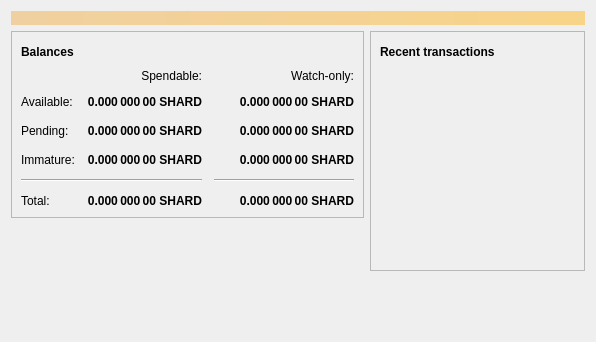
<?xml version="1.0" encoding="UTF-8"?>
<ui version="4.0">
 <class>OverviewPage</class>
 <widget class="QWidget" name="OverviewPage">
  <property name="geometry">
   <rect>
    <x>0</x>
    <y>0</y>
    <width>596</width>
    <height>342</height>
   </rect>
  </property>
  <property name="windowTitle">
   <string>Form</string>
  </property>
  <layout class="QVBoxLayout" name="topLayout">
   <item>
    <widget class="QLabel" name="labelAlerts">
     <property name="visible">
      <bool>false</bool>
     </property>
     <property name="styleSheet">
      <string notr="true">QLabel { background-color: qlineargradient(x1: 0, y1: 0, x2: 1, y2: 0, stop:0 #F0D0A0, stop:1 #F8D488); color:#000000; }</string>
     </property>
     <property name="wordWrap">
      <bool>true</bool>
     </property>
     <property name="margin">
      <number>3</number>
     </property>
     <property name="textInteractionFlags">
      <set>Qt::TextSelectableByMouse</set>
     </property>
    </widget>
   </item>
   <item>
    <layout class="QHBoxLayout" name="horizontalLayout" stretch="1,1">
     <item>
      <layout class="QVBoxLayout" name="verticalLayout_2">
       <item>
        <widget class="QFrame" name="frame">
         <property name="frameShape">
          <enum>QFrame::StyledPanel</enum>
         </property>
         <property name="frameShadow">
          <enum>QFrame::Raised</enum>
         </property>
         <layout class="QVBoxLayout" name="verticalLayout_4">
          <item>
           <layout class="QHBoxLayout" name="horizontalLayout_4">
            <item>
             <widget class="QLabel" name="label_5">
              <property name="font">
               <font>
                <weight>75</weight>
                <bold>true</bold>
               </font>
              </property>
              <property name="text">
               <string>Balances</string>
              </property>
             </widget>
            </item>
            <item>
             <widget class="QPushButton" name="labelWalletStatus">
              <property name="enabled">
               <bool>true</bool>
              </property>
              <property name="maximumSize">
               <size>
                <width>30</width>
                <height>16777215</height>
               </size>
              </property>
              <property name="toolTip">
               <string>The displayed information may be out of date. Your wallet automatically synchronizes with the Shard network after a connection is established, but this process has not completed yet.</string>
              </property>
              <property name="text">
               <string/>
              </property>
              <property name="icon">
               <iconset resource="../bitcoin.qrc">
                <normaloff>:/icons/warning</normaloff>
                <disabledoff>:/icons/warning</disabledoff>:/icons/warning</iconset>
              </property>
              <property name="iconSize">
               <size>
                <width>24</width>
                <height>24</height>
               </size>
              </property>
              <property name="flat">
               <bool>true</bool>
              </property>
             </widget>
            </item>
            <item>
             <spacer name="horizontalSpacer_3">
              <property name="orientation">
               <enum>Qt::Horizontal</enum>
              </property>
              <property name="sizeHint" stdset="0">
               <size>
                <width>40</width>
                <height>20</height>
               </size>
              </property>
             </spacer>
            </item>
           </layout>
          </item>
          <item>
           <layout class="QGridLayout" name="gridLayout">
            <property name="spacing">
             <number>12</number>
            </property>
            <item row="2" column="2">
             <widget class="QLabel" name="labelWatchPending">
              <property name="font">
               <font>
                <weight>75</weight>
                <bold>true</bold>
               </font>
              </property>
              <property name="cursor">
               <cursorShape>IBeamCursor</cursorShape>
              </property>
              <property name="toolTip">
               <string>Unconfirmed transactions to watch-only addresses</string>
              </property>
              <property name="text">
               <string notr="true">0.000 000 00 SHARD</string>
              </property>
              <property name="alignment">
               <set>Qt::AlignRight|Qt::AlignTrailing|Qt::AlignVCenter</set>
              </property>
              <property name="textInteractionFlags">
               <set>Qt::LinksAccessibleByMouse|Qt::TextSelectableByKeyboard|Qt::TextSelectableByMouse</set>
              </property>
             </widget>
            </item>
            <item row="2" column="1">
             <widget class="QLabel" name="labelUnconfirmed">
              <property name="font">
               <font>
                <weight>75</weight>
                <bold>true</bold>
               </font>
              </property>
              <property name="cursor">
               <cursorShape>IBeamCursor</cursorShape>
              </property>
              <property name="toolTip">
               <string>Total of transactions that have yet to be confirmed, and do not yet count toward the spendable balance</string>
              </property>
              <property name="text">
               <string notr="true">0.000 000 00 SHARD</string>
              </property>
              <property name="alignment">
               <set>Qt::AlignRight|Qt::AlignTrailing|Qt::AlignVCenter</set>
              </property>
              <property name="textInteractionFlags">
               <set>Qt::LinksAccessibleByMouse|Qt::TextSelectableByKeyboard|Qt::TextSelectableByMouse</set>
              </property>
             </widget>
            </item>
            <item row="3" column="2">
             <widget class="QLabel" name="labelWatchImmature">
              <property name="font">
               <font>
                <weight>75</weight>
                <bold>true</bold>
               </font>
              </property>
              <property name="cursor">
               <cursorShape>IBeamCursor</cursorShape>
              </property>
              <property name="toolTip">
               <string>Mined balance in watch-only addresses that has not yet matured</string>
              </property>
              <property name="text">
               <string notr="true">0.000 000 00 SHARD</string>
              </property>
              <property name="alignment">
               <set>Qt::AlignRight|Qt::AlignTrailing|Qt::AlignVCenter</set>
              </property>
              <property name="textInteractionFlags">
               <set>Qt::LinksAccessibleByMouse|Qt::TextSelectableByKeyboard|Qt::TextSelectableByMouse</set>
              </property>
             </widget>
            </item>
            <item row="4" column="0" colspan="2">
             <widget class="Line" name="line">
              <property name="orientation">
               <enum>Qt::Horizontal</enum>
              </property>
             </widget>
            </item>
            <item row="4" column="2">
             <widget class="Line" name="lineWatchBalance">
              <property name="sizePolicy">
               <sizepolicy hsizetype="Preferred" vsizetype="Fixed">
                <horstretch>0</horstretch>
                <verstretch>0</verstretch>
               </sizepolicy>
              </property>
              <property name="minimumSize">
               <size>
                <width>140</width>
                <height>0</height>
               </size>
              </property>
              <property name="orientation">
               <enum>Qt::Horizontal</enum>
              </property>
             </widget>
            </item>
            <item row="5" column="0">
             <widget class="QLabel" name="labelTotalText">
              <property name="text">
               <string>Total:</string>
              </property>
             </widget>
            </item>
            <item row="3" column="1">
             <widget class="QLabel" name="labelImmature">
              <property name="font">
               <font>
                <weight>75</weight>
                <bold>true</bold>
               </font>
              </property>
              <property name="cursor">
               <cursorShape>IBeamCursor</cursorShape>
              </property>
              <property name="toolTip">
               <string>Mined balance that has not yet matured</string>
              </property>
              <property name="text">
               <string notr="true">0.000 000 00 SHARD</string>
              </property>
              <property name="alignment">
               <set>Qt::AlignRight|Qt::AlignTrailing|Qt::AlignVCenter</set>
              </property>
              <property name="textInteractionFlags">
               <set>Qt::LinksAccessibleByMouse|Qt::TextSelectableByKeyboard|Qt::TextSelectableByMouse</set>
              </property>
             </widget>
            </item>
            <item row="2" column="3">
             <spacer name="horizontalSpacer_2">
              <property name="orientation">
               <enum>Qt::Horizontal</enum>
              </property>
              <property name="sizeHint" stdset="0">
               <size>
                <width>40</width>
                <height>20</height>
               </size>
              </property>
             </spacer>
            </item>
            <item row="3" column="0">
             <widget class="QLabel" name="labelImmatureText">
              <property name="text">
               <string>Immature:</string>
              </property>
             </widget>
            </item>
            <item row="5" column="1">
             <widget class="QLabel" name="labelTotal">
              <property name="font">
               <font>
                <weight>75</weight>
                <bold>true</bold>
               </font>
              </property>
              <property name="cursor">
               <cursorShape>IBeamCursor</cursorShape>
              </property>
              <property name="toolTip">
               <string>Your current total balance</string>
              </property>
              <property name="text">
               <string notr="true">0.000 000 00 SHARD</string>
              </property>
              <property name="alignment">
               <set>Qt::AlignRight|Qt::AlignTrailing|Qt::AlignVCenter</set>
              </property>
              <property name="textInteractionFlags">
               <set>Qt::LinksAccessibleByMouse|Qt::TextSelectableByKeyboard|Qt::TextSelectableByMouse</set>
              </property>
             </widget>
            </item>
            <item row="5" column="2">
             <widget class="QLabel" name="labelWatchTotal">
              <property name="font">
               <font>
                <weight>75</weight>
                <bold>true</bold>
               </font>
              </property>
              <property name="cursor">
               <cursorShape>IBeamCursor</cursorShape>
              </property>
              <property name="toolTip">
               <string>Current total balance in watch-only addresses</string>
              </property>
              <property name="text">
               <string notr="true">0.000 000 00 SHARD</string>
              </property>
              <property name="alignment">
               <set>Qt::AlignRight|Qt::AlignTrailing|Qt::AlignVCenter</set>
              </property>
              <property name="textInteractionFlags">
               <set>Qt::LinksAccessibleByMouse|Qt::TextSelectableByKeyboard|Qt::TextSelectableByMouse</set>
              </property>
             </widget>
            </item>
            <item row="0" column="2">
             <widget class="QLabel" name="labelWatchonly">
              <property name="text">
               <string>Watch-only:</string>
              </property>
              <property name="alignment">
               <set>Qt::AlignRight|Qt::AlignTrailing|Qt::AlignVCenter</set>
              </property>
             </widget>
            </item>
            <item row="1" column="0">
             <widget class="QLabel" name="labelBalanceText">
              <property name="text">
               <string>Available:</string>
              </property>
             </widget>
            </item>
            <item row="1" column="1">
             <widget class="QLabel" name="labelBalance">
              <property name="font">
               <font>
                <weight>75</weight>
                <bold>true</bold>
               </font>
              </property>
              <property name="cursor">
               <cursorShape>IBeamCursor</cursorShape>
              </property>
              <property name="toolTip">
               <string>Your current spendable balance</string>
              </property>
              <property name="text">
               <string notr="true">0.000 000 00 SHARD</string>
              </property>
              <property name="alignment">
               <set>Qt::AlignRight|Qt::AlignTrailing|Qt::AlignVCenter</set>
              </property>
              <property name="textInteractionFlags">
               <set>Qt::LinksAccessibleByMouse|Qt::TextSelectableByKeyboard|Qt::TextSelectableByMouse</set>
              </property>
             </widget>
            </item>
            <item row="1" column="2">
             <widget class="QLabel" name="labelWatchAvailable">
              <property name="font">
               <font>
                <weight>75</weight>
                <bold>true</bold>
               </font>
              </property>
              <property name="cursor">
               <cursorShape>IBeamCursor</cursorShape>
              </property>
              <property name="toolTip">
               <string>Your current balance in watch-only addresses</string>
              </property>
              <property name="text">
               <string notr="true">0.000 000 00 SHARD</string>
              </property>
              <property name="alignment">
               <set>Qt::AlignRight|Qt::AlignTrailing|Qt::AlignVCenter</set>
              </property>
              <property name="textInteractionFlags">
               <set>Qt::LinksAccessibleByMouse|Qt::TextSelectableByKeyboard|Qt::TextSelectableByMouse</set>
              </property>
             </widget>
            </item>
            <item row="2" column="0">
             <widget class="QLabel" name="labelPendingText">
              <property name="text">
               <string>Pending:</string>
              </property>
             </widget>
            </item>
            <item row="0" column="1">
             <widget class="QLabel" name="labelSpendable">
              <property name="text">
               <string>Spendable:</string>
              </property>
              <property name="alignment">
               <set>Qt::AlignRight|Qt::AlignTrailing|Qt::AlignVCenter</set>
              </property>
             </widget>
            </item>
           </layout>
          </item>
         </layout>
        </widget>
       </item>
       <item>
        <spacer name="verticalSpacer">
         <property name="orientation">
          <enum>Qt::Vertical</enum>
         </property>
         <property name="sizeHint" stdset="0">
          <size>
           <width>20</width>
           <height>40</height>
          </size>
         </property>
        </spacer>
       </item>
      </layout>
     </item>
     <item>
      <layout class="QVBoxLayout" name="verticalLayout_3">
       <item>
        <widget class="QFrame" name="frame_2">
         <property name="frameShape">
          <enum>QFrame::StyledPanel</enum>
         </property>
         <property name="frameShadow">
          <enum>QFrame::Raised</enum>
         </property>
         <layout class="QVBoxLayout" name="verticalLayout">
          <item>
           <layout class="QHBoxLayout" name="horizontalLayout_2">
            <item>
             <widget class="QLabel" name="label_4">
              <property name="font">
               <font>
                <weight>75</weight>
                <bold>true</bold>
               </font>
              </property>
              <property name="text">
               <string>Recent transactions</string>
              </property>
             </widget>
            </item>
            <item>
             <widget class="QPushButton" name="labelTransactionsStatus">
              <property name="enabled">
               <bool>true</bool>
              </property>
              <property name="maximumSize">
               <size>
                <width>30</width>
                <height>16777215</height>
               </size>
              </property>
              <property name="toolTip">
               <string>The displayed information may be out of date. Your wallet automatically synchronizes with the Shard network after a connection is established, but this process has not completed yet.</string>
              </property>
              <property name="text">
               <string/>
              </property>
              <property name="icon">
               <iconset resource="../bitcoin.qrc">
                <normaloff>:/icons/warning</normaloff>
                <disabledoff>:/icons/warning</disabledoff>:/icons/warning</iconset>
              </property>
              <property name="iconSize">
               <size>
                <width>24</width>
                <height>24</height>
               </size>
              </property>
              <property name="flat">
               <bool>true</bool>
              </property>
             </widget>
            </item>
            <item>
             <spacer name="horizontalSpacer">
              <property name="orientation">
               <enum>Qt::Horizontal</enum>
              </property>
              <property name="sizeHint" stdset="0">
               <size>
                <width>40</width>
                <height>20</height>
               </size>
              </property>
             </spacer>
            </item>
           </layout>
          </item>
          <item>
           <widget class="QListView" name="listTransactions">
            <property name="styleSheet">
             <string notr="true">QListView { background: transparent; }</string>
            </property>
            <property name="frameShape">
             <enum>QFrame::NoFrame</enum>
            </property>
            <property name="verticalScrollBarPolicy">
             <enum>Qt::ScrollBarAlwaysOff</enum>
            </property>
            <property name="horizontalScrollBarPolicy">
             <enum>Qt::ScrollBarAlwaysOff</enum>
            </property>
            <property name="selectionMode">
             <enum>QAbstractItemView::NoSelection</enum>
            </property>
           </widget>
          </item>
         </layout>
        </widget>
       </item>
       <item>
        <spacer name="verticalSpacer_2">
         <property name="orientation">
          <enum>Qt::Vertical</enum>
         </property>
         <property name="sizeHint" stdset="0">
          <size>
           <width>20</width>
           <height>40</height>
          </size>
         </property>
        </spacer>
       </item>
      </layout>
     </item>
    </layout>
   </item>
  </layout>
 </widget>
 <resources/>
 <connections/>
</ui>
